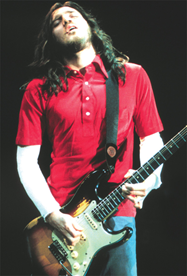
#> input picture mini_john.png, 187 x 276 px
$ python otsu_n_riddler.py   (older library calls are emulated)
#> lines starting #> are read from the running program, lines starting #| are printed output that depends on the picture; after the words box and inside, x2 and y2 are one past the last pixel; in counts of white or black regions, pixels touching at a corner belong together
from __future__ import print_function
import numpy as np
import argparse
import mahotas
import cv2

image = cv2.imread("mini_john.png") #use always the same image in folder
#> image is the input picture: shape (276, 187, 3); mean B, G, R 77.2, 75.8, 105
cv2.imshow("Orginal", image)

image = cv2.cvtColor(image, cv2.COLOR_BGR2GRAY)
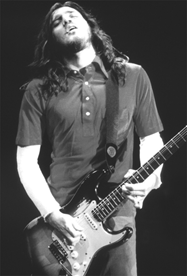
#> image: shape (276, 187); min 25, max 255, mean 84.7
blurred = cv2.GaussianBlur(image, (5, 5), 0)
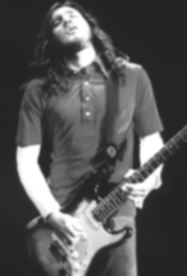
#> blurred: shape (276, 187); min 34, max 255, mean 84.6
cv2.imshow("Image", image)

T = mahotas.thresholding.otsu(blurred)
#> T = 126
print("Otsu's thresholding: {}".format(T))
#| Otsu's thresholding: 126


thresh = image.copy()
thresh[thresh > T] = 255
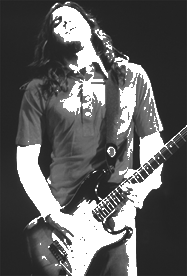
#> thresh: shape (276, 187); 15.43% of pixels changed, all inside (x1, y1, x2, y2) = (17, 2, 187, 276)
thresh[thresh < T] = 0
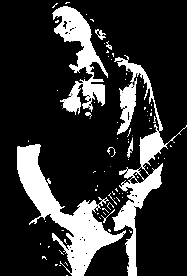
#> thresh: shape (276, 187); min 0, max 255, mean 50.4
thresh = cv2.bitwise_not(thresh)
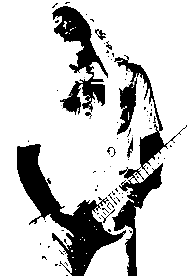
#> thresh: shape (276, 187); min 0, max 255, mean 204.6
cv2.imshow("Otsu", thresh)

#> (the run stopped early here; a loop or call above may not have finished)
